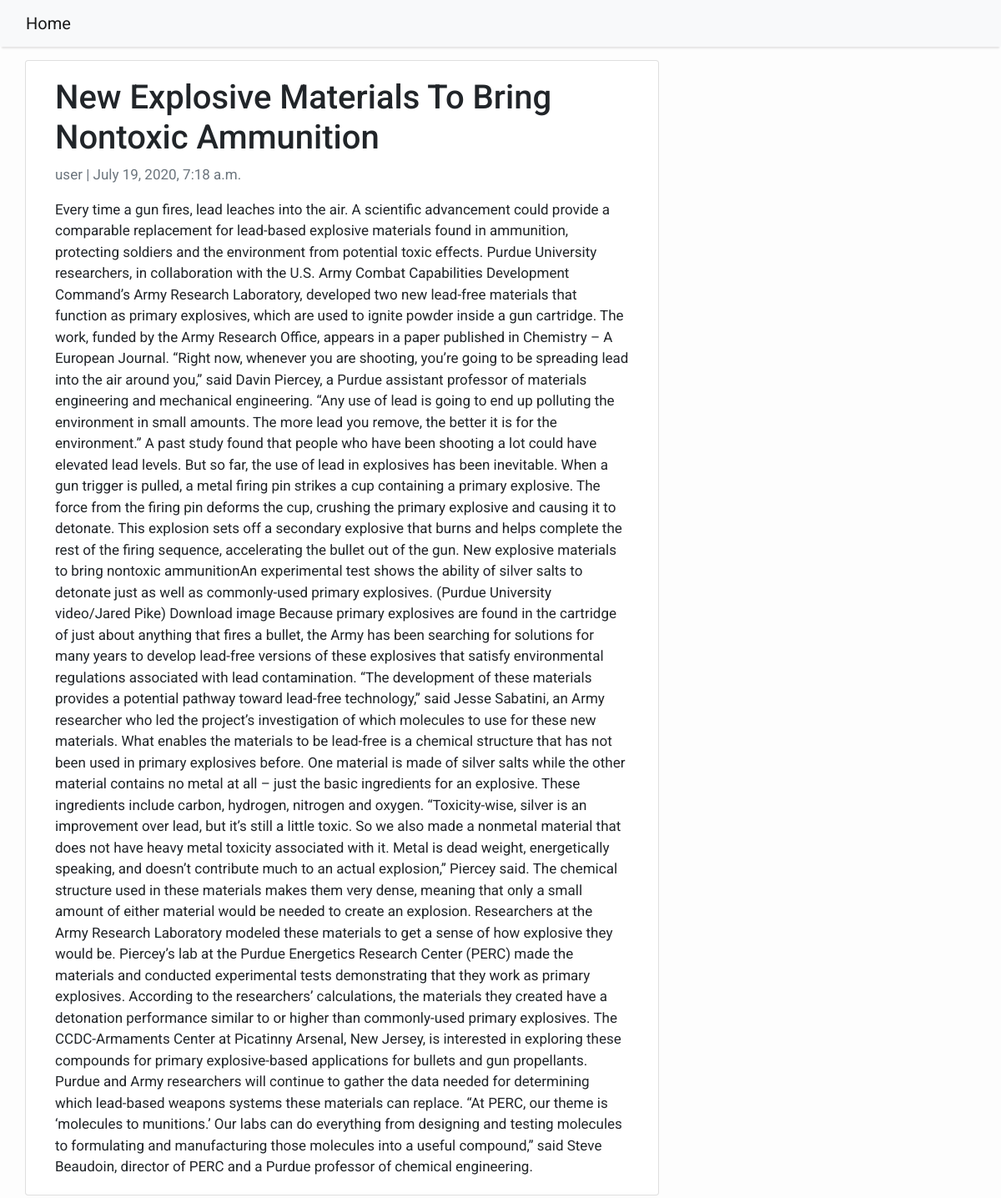
Screenshot of /new-explosive-materials-bring-nontoxic-ammunition/ with the database file from the repository.
### blog/models.py (models this page shows, shortened)
class Post(models.Model):
    title = models.CharField(max_length=200, unique=True)
    slug = models.SlugField(max_length=200, unique=True)
    author = models.ForeignKey(User, on_delete= models.CASCADE,related_name='blog_posts')
    updated_on = models.DateTimeField(auto_now= True)
    content = models.TextField()
    created_on = models.DateTimeField(auto_now_add=True)
    status = models.IntegerField(choices=STATUS, default=1)
    class Meta:
        ordering = ['-created_on']

### blog/views.py (the view)
# urls.py: path('<slug:slug>/', PostDetail.as_view(), name='post_detail'),
class PostDetail(generic.DetailView):
    model = Post
    template_name = 'detail.html'

### templates/detail.html (shortened to what this page needs)
{% extends 'base.html' %} {% block content %}
<div class="container">
  <div class="row">
    <div class="col-md-8 card mb-4  mt-3 left  top">
      <div class="card-body">
        <h1>{% block title %} {{ object.title }} {% endblock title %}</h1>
        <p class=" text-muted">{{ post.author }} | {{ post.created_on }}</p>
        <p class="card-text ">{{ object.content | safe }}</p>
      </div>
    </div>
  </div>
</div>
{% endblock content %}

### templates/base.html (style rules this page uses)
body { font-family: "Roboto", sans-serif; font-size: 17px; background-color: #fdfdfd; }

### rows the page displays
Post: title "New Explosive Materials To Bring Nontoxic Ammunition", author "user", created_on "July 19, 2020, 7:18 a.m.", content "Every time a gun fires, lead leaches into the air. A scientific advancement could provide a comparable replacement for lead-based explosive materials found in ammunition, protecting soldiers and the environment from potential toxic effects. Purdue University researchers, in collaboration with the U.S. Army Combat Capabilities Development Command’s Army Research Laboratory, developed two new lead-free materials that function as primary explosives, which are used to ignite powder inside a gun cartridge. The work, funded by the Army Research Office, appears in a paper published in Chemistry – A European Journal. “Right now, whenever you are shooting, you’re going to be spreading lead into the…"
